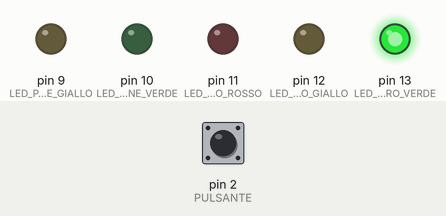
The sketch below on a simulated Arduino Uno, built with avr-gcc and run on an emulated ATmega328P. On the bench: output pins drawn as LEDs (lit = HIGH). The test bench sets the inputs (shaded band); at power-on: pin 2 (PULSANTE) HIGH.

Above: at 1.2 s.
1.3 s: pin 2 (PULSANTE) pulled LOW for 0.15 s
At 5.4 s:
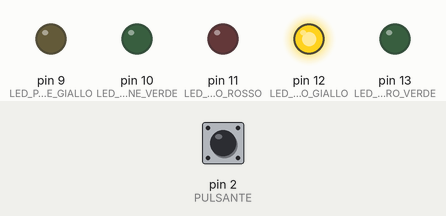
9.5 s: pin 2 (PULSANTE) pulled LOW for 1 s
At 12.2 s:
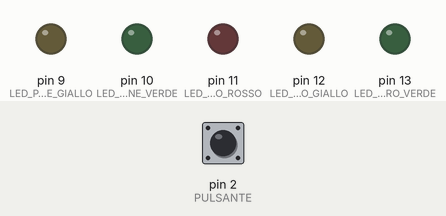
12.5 s: pin 2 (PULSANTE) pulled LOW for 3.2 s
At 19.7 s:
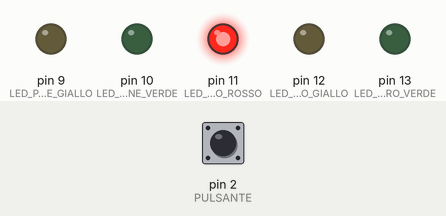
Timing chart, 0 to 30.0 s (numbered marks = the images above; inputs shaded):
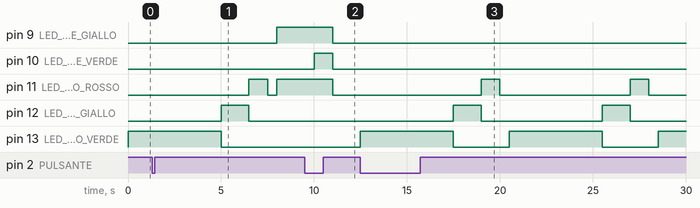

Measured:
- after the input at 1.3 s, pin 9 (LED_PEDONE_GIALLO): LOW → HIGH after 6.7 s; pin 13 (LED_SEMAFORO_VERDE): goes on until 5.0 s, then stays LOW
- after the input at 9.5 s, pin 13 (LED_SEMAFORO_VERDE): stays LOW (without the input it goes to HIGH after 1.5 s)
- after the input at 12.5 s, pin 11 (LED_SEMAFORO_ROSSO): alternates HIGH for 1.0 s and LOW for 7.0 s, starting after 6.5 s; pin 12 (LED_SEMAFORO_GIALLO): alternates HIGH for 1.5 s and LOW for 6.5 s, starting after 5.0 s; pin 13 (LED_SEMAFORO_VERDE): alternates HIGH for 5.0 s and LOW for 3.0 s, starting at once

The sketch:

TrafficLightWithPedestrianCall.ino
```cpp
const int PULSANTE=2;
const int LED_PEDONE_GIALLO=9;
const int LED_PEDONE_VERDE=10;
const int LED_SEMAFORO_ROSSO=11;
const int LED_SEMAFORO_GIALLO=12;
const int LED_SEMAFORO_VERDE=13;
bool prev_tasto=false;
volatile bool stato = false;

void setup()
{
  pinMode(PULSANTE, INPUT);
  attachInterrupt(digitalPinToInterrupt(PULSANTE), cambia, FALLING);

  pinMode(LED_PEDONE_GIALLO,OUTPUT);
  pinMode(LED_PEDONE_VERDE,OUTPUT);

  pinMode(LED_SEMAFORO_ROSSO,OUTPUT);
  pinMode(LED_SEMAFORO_GIALLO,OUTPUT);
  pinMode(LED_SEMAFORO_VERDE,OUTPUT);

  digitalWrite(LED_PEDONE_GIALLO,LOW);
  digitalWrite(LED_PEDONE_VERDE,LOW);

  digitalWrite(LED_SEMAFORO_ROSSO,LOW);
  digitalWrite(LED_SEMAFORO_GIALLO,LOW);
  digitalWrite(LED_SEMAFORO_VERDE,LOW);
}
void loop()
{
  int risultato=Semaforo();
  Pedone(risultato,stato);
}


int Semaforo()
{
  if(stato==0)
  {
  	bool consenso;
  	consenso=0;
  	digitalWrite(LED_SEMAFORO_VERDE,HIGH);
  	delay(5000);
  	digitalWrite(LED_SEMAFORO_VERDE,LOW);
  	digitalWrite(LED_SEMAFORO_GIALLO,HIGH);
  	delay(1500);
  	digitalWrite(LED_SEMAFORO_ROSSO,HIGH);
  	consenso=1;
  	digitalWrite(LED_SEMAFORO_GIALLO,LOW);
  	delay(1000);
  	digitalWrite(LED_SEMAFORO_ROSSO,LOW);
  	delay(500);
  	return consenso;
  }
}

void Pedone(int prenotazione,bool tasto)
{
  if (!prev_tasto && tasto && prenotazione==1)
  {
   digitalWrite(LED_PEDONE_GIALLO,HIGH);
   digitalWrite(LED_SEMAFORO_ROSSO,HIGH);
   delay(2000);
   digitalWrite(LED_PEDONE_VERDE,HIGH);
   delay(1000);
   digitalWrite(LED_PEDONE_GIALLO,LOW);
   digitalWrite(LED_PEDONE_VERDE,LOW);
   digitalWrite(LED_SEMAFORO_ROSSO,LOW);
   prev_tasto = !tasto;
   //devo per forza cambiare segno a prev_tasto altrimenti non funziona
   //diversamente dall'esercizio di aliverti sul fronte, dove il cambio
   //avveniva al premere o al rilascio del pulsante
   stato=!stato;
   //serve per poter entrare di nuovo nel ciclo del semaforo
  }
}

void cambia()
{
  stato = !stato;
}
```
